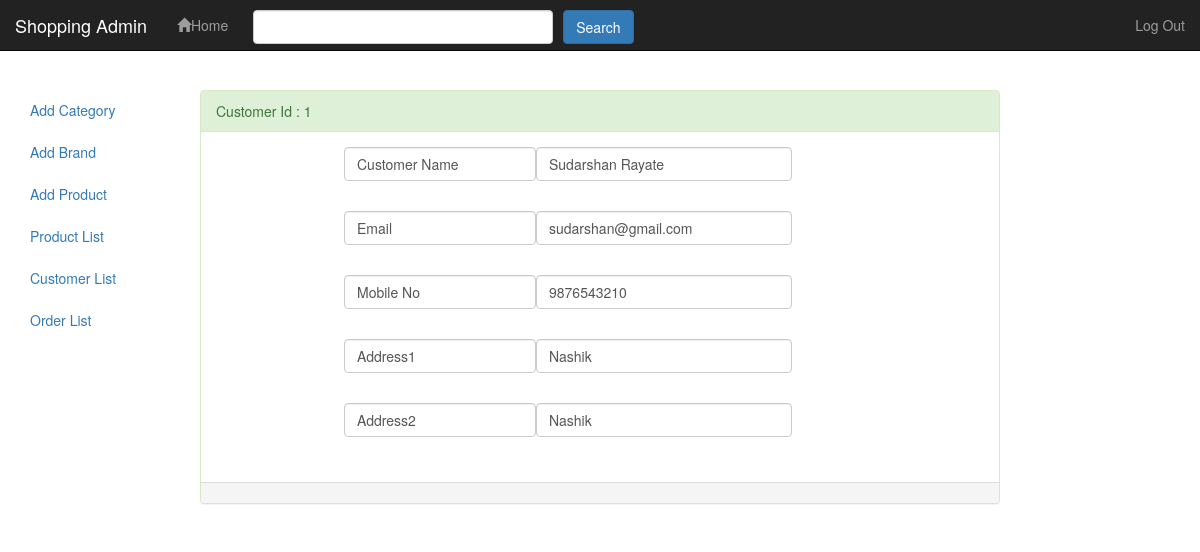
/admin/customer_details.php?urid=1 (signed in), run on the app's committed database.
### tables this page shows
CREATE TABLE `user_info` (
  `user_id` int(11) NOT NULL,
  `first_name` varchar(100) NOT NULL,
  `last_name` varchar(100) NOT NULL,
  `email` varchar(100) NOT NULL,
  `password` varchar(100) NOT NULL,
  `mobile` varchar(12) NOT NULL,
  `address1` varchar(300) NOT NULL,
  `address2` varchar(300) NOT NULL
);

### admin/customer_details.php (the view, shortened to what this page needs)
<?php
require_once("../db_connection.php");
$uid = $_GET['urid'];
$cust = mysqli_query($con,"SELECT * FROM user_info WHERE user_id= '$uid'");
while ($row= mysqli_fetch_array($cust)) {
	$uid = $row['user_id'];
	$fname = $row['first_name'];
	$lname = $row['last_name'];
	$email = $row['email'];
	$mobile = $row['mobile'];
	$address1 = $row['address1'];
	$address2 = $row['address2'];
}
?>
<!DOCTYPE html>
<html>
<head>
	<title>Admin</title><link rel="stylesheet" type="text/css" href="css/bootstrap.min.css">
</head>
<body>
	<div class="navbar navbar-inverse navbar-fixed-top">
		<div class="container-fluid">
			<div class="navbar-header">
				<a href="#" class="navbar-brand">Shopping Admin</a>
			</div>
			<ul class="nav navbar-nav">
				<li><a href="index.php"><span class="glyphicon glyphicon-home"></span>Home</a></li>
			<li style="width: 300px;left: 10px;top:10px;"><input type="text" class="form-control" id="search-box" name="search-box"></li>
			<li style="left: 20px;top:10px;"><button class="btn btn-primary" id="search_btn" name="search_btn">Search</button></li>
		</ul>
		<ul class="nav navbar-nav navbar-right">
			<li><a href="logout.php">Log Out</a> </li>
		</ul>
	</div>
</div>
<p><br /></p>
<p><br /></p>
<p><br /></p>
<div class="container-fluid">
	<div class="row">
		<div class="col-md-2">
			<div class="nav nav-pills nav-stacked">
				<li><a href="add_category.php">Add Category</a></li>
				<li><a href="add_brand.php">Add Brand</a></li>
				<li><a href="add_product.php">Add Product</a></li>
				<li><a href="product_list.php">Product List</a></li>
				<li><a href="">Customer List</a></li>
				<li><a href="order_list.php">Order List</a></li>
			</div>
		</div>
		<div class="col-md-8">
			<div class="row">
				<div class="panel panel-success">
					<div class="panel-heading">Customer Id : <span><?=$uid?></span></div>
					<div class="panel-body">
						<div class="col-md-2"></div>
						<div class="col-md-3">
							<div class="row">
								<span class="form-control">Customer Name</span><p><br/></p>
							</div>
							<div class="row">
								<span class="form-control">Email</span><p><br/></p>
							</div>
							<div class="row">
								<span class="form-control">Mobile No</span><p><br/></p>
							</div>
							<div class="row">
								<span class="form-control">Address1</span><p><br/></p>
							</div>
							<div class="row">
								<span class="form-control">Address2</span><p><br/></p>
							</div>
						</div>
						<div class="col-md-4">
							<div class="row">
								<span class="form-control"><?=$fname ." " .$lname?></span><p><br/></p>
							</div>
							<div class="row">
								<span class="form-control"><?=$email?></span><p><br/></p>
							</div>
							<div class="row">
								<span class="form-control"><?=$mobile?></span><p><br/></p>
							</div>
							<div class="row">
								<span class="form-control"><?=$address1?></span><p><br/></p>
							</div>
							<div class="row">
								<span class="form-control"><?=$address2?></span><p><br/></p>
							</div>
						</div>
						<div class="col-md-2"></div>
					</div>
					<div class="panel-footer"></div>
				</div>
			</div>
		</div>
		<div class="col-md-2"></div>
	</div>
</div>
</body>
</html>

### data on the page
user_info: user_id "1", first_name "Sudarshan", last_name "Rayate", email "sudarshan@gmail.com", mobile "9876543210", address1 "Nashik", address2 "Nashik"
